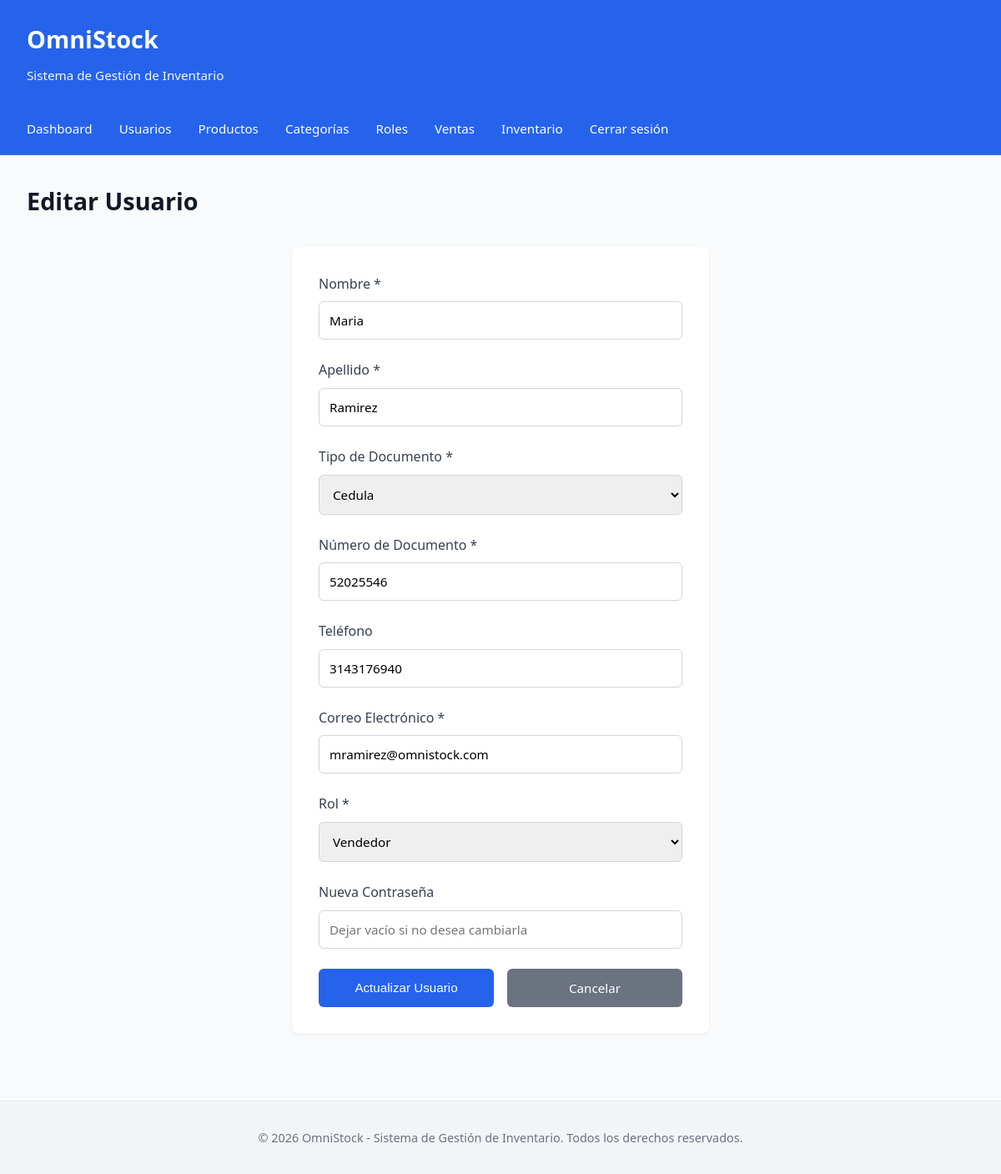
Screenshot of /usuarios/editar.php?id=2 (signed in) with the database file from the repository.
### tables this page shows
CREATE TABLE usuarios(
id_usuario INT AUTO_INCREMENT PRIMARY KEY,
nom_usuario VARCHAR(50),
apell_usuario VARCHAR(50),
tipo_documento INT,
N_documento VARCHAR(20),
telefono VARCHAR(20),
correo_usuario VARCHAR(100),
password_usuario VARCHAR(255),
rol INT,
FOREIGN KEY (tipo_documento) REFERENCES tip_documento(id_tip_documento),
FOREIGN KEY (rol) REFERENCES rol(id_rol)
);

CREATE TABLE tip_documento(
id_tip_documento INT AUTO_INCREMENT PRIMARY KEY,
tip_documento VARCHAR(20)
);

CREATE TABLE rol(
id_rol INT AUTO_INCREMENT PRIMARY KEY,
nombre_rol VARCHAR(20),
descripcion_rol VARCHAR(100)
);

### usuarios/editar.php (the view, shortened to what this page needs)
<?php
include("../config/conexion.php");
$id = intval($_GET['id']);
include("../includes/header.php");
$sql = "SELECT * FROM usuarios WHERE id_usuario=$id";
$result = $conn->query($sql);
$usuario = $result->fetch_assoc();
$sql_tip = "SELECT * FROM tip_documento";
$result_tip = $conn->query($sql_tip);
$sql_roles = "SELECT * FROM rol";
$result_roles = $conn->query($sql_roles);
?>
<div class="page-header">
    <h2>Editar Usuario</h2>
</div>
<form method="POST">
    <div class="form-group">
        <label for="nombre">Nombre *</label>
        <input type="text" id="nombre" name="nombre" value="<?php echo htmlspecialchars($usuario['nom_usuario'] ?? ''); ?>" required>
    </div>
    <div class="form-group">
        <label for="apellido">Apellido *</label>
        <input type="text" id="apellido" name="apellido" value="<?php echo htmlspecialchars($usuario['apell_usuario'] ?? ''); ?>" required>
    </div>
    <div class="form-group">
        <label for="tipo_documento">Tipo de Documento *</label>
        <select id="tipo_documento" name="tipo_documento" required>
            <?php while($row = $result_tip->fetch_assoc()){ ?>
                <option value="<?php echo $row['id_tip_documento']; ?>" <?php if(($usuario['tipo_documento'] ?? null) == $row['id_tip_documento']) echo 'selected'; ?>>
                    <?php echo htmlspecialchars($row['tip_documento']); ?>
                </option>
            <?php } ?>
        </select>
    </div>
    <div class="form-group">
        <label for="n_documento">Número de Documento *</label>
        <input type="text" id="n_documento" name="n_documento" value="<?php echo htmlspecialchars($usuario['N_documento'] ?? ''); ?>" required>
    </div>
    <div class="form-group">
        <label for="telefono">Teléfono</label>
        <input type="tel" id="telefono" name="telefono" value="<?php echo htmlspecialchars($usuario['telefono'] ?? ''); ?>">
    </div>
    <div class="form-group">
        <label for="correo">Correo Electrónico *</label>
        <input type="email" id="correo" name="correo" value="<?php echo htmlspecialchars($usuario['correo_usuario'] ?? ''); ?>" required>
    </div>
    <div class="form-group">
        <label for="rol">Rol *</label>
        <select id="rol" name="rol" required>
            <?php while($row = $result_roles->fetch_assoc()){ ?>
                <option value="<?php echo $row['id_rol']; ?>" <?php if(($usuario['rol'] ?? null) == $row['id_rol']) echo 'selected'; ?>>
                    <?php echo htmlspecialchars($row['nombre_rol']); ?>
                </option>
            <?php } ?>
        </select>
    </div>
    <div class="form-group">
        <label for="password">Nueva Contraseña</label>
        <input type="password" id="password" name="password" placeholder="Dejar vacío si no desea cambiarla">
    </div>
    <div style="display: flex; gap: 1rem;">
        <button type="submit" style="flex: 1;">Actualizar Usuario</button>
        <a href="index.php" class="btn" style="flex: 1; text-align: center; text-decoration: none; background-color: #6b7280;">Cancelar</a>
    </div>
</form>
<?php include("../includes/footer.php"); ?>
</body>
</html>

### css/estilos.css (style rules this page uses)
* { margin: 0; padding: 0; box-sizing: border-box; }
body { font-family: 'Segoe UI', Tahoma, Geneva, Verdana, sans-serif; background-color: #f9fafb; color: #374151; line-height: 1.6; }
.page-header { margin-bottom: 2rem; }
.page-header h2 { font-size: 1.8rem; font-weight: 600; color: #111827; margin-bottom: 0.5rem; }
button, .btn, input[type="button"], input[type="submit"] { background-color: #2563eb; color: white; border: none; padding: 0.7rem 1.5rem; border-radius: 6px; cursor: pointer; font-size: 0.95rem; font-weight: 500; transition: all 0.2s; }
form { background-color: white; padding: 2rem; border-radius: 8px; box-shadow: 0 1px 3px rgba(0, 0, 0, 0.08); max-width: 500px; margin: 0 auto; }
.form-group { margin-bottom: 1.5rem; }
label { display: block; margin-bottom: 0.5rem; font-weight: 500; color: #374151; }
input[type="text"], input[type="email"], input[type="password"], input[type="number"], input[type="date"], input[type="tel"], select, textarea { width: 100%; padding: 0.75rem; border: 1px solid #d1d5db; border-radius: 6px; font-size: 0.95rem; font-family: inherit; transition: border-color 0.2s; }

### rows the page displays
usuarios: nombre "Maria", apellido "Ramirez", tipo_documento "Cedula", n_documento "52025546", telefono "3143176940", correo "mramirez@omnistock.com", rol "Vendedor"
